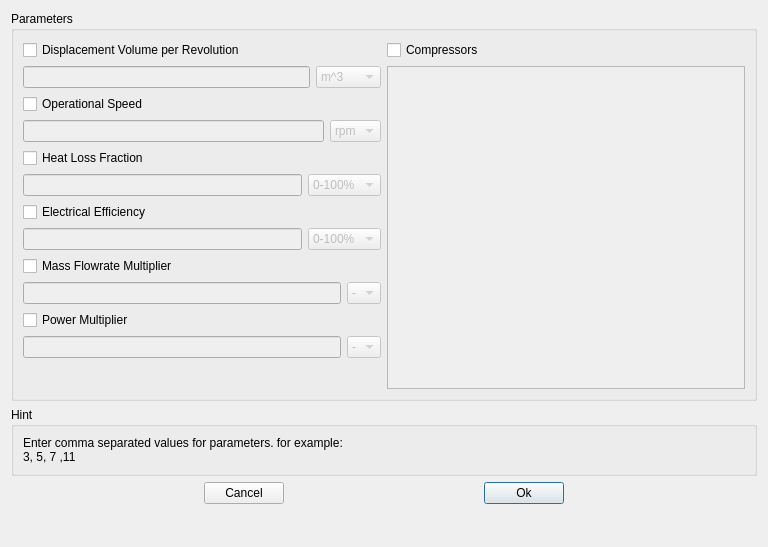
<?xml version="1.0" encoding="UTF-8"?>
<ui version="4.0">
 <class>Form</class>
 <widget class="QWidget" name="Form">
  <property name="geometry">
   <rect>
    <x>0</x>
    <y>0</y>
    <width>768</width>
    <height>547</height>
   </rect>
  </property>
  <property name="windowTitle">
   <string>Compressor Parametric Study</string>
  </property>
  <layout class="QVBoxLayout" name="verticalLayout_4">
   <item>
    <widget class="QGroupBox" name="groupBox">
     <property name="title">
      <string>Parameters</string>
     </property>
     <layout class="QHBoxLayout" name="horizontalLayout_2">
      <item>
       <layout class="QVBoxLayout" name="verticalLayout_2">
        <item>
         <layout class="QVBoxLayout" name="verticalLayout_16">
          <item>
           <widget class="QCheckBox" name="Vdot_check">
            <property name="text">
             <string>Displacement Volume per Revolution</string>
            </property>
           </widget>
          </item>
          <item>
           <layout class="QHBoxLayout" name="horizontalLayout_16">
            <item>
             <widget class="QLineEdit" name="Vdot">
              <property name="enabled">
               <bool>false</bool>
              </property>
             </widget>
            </item>
            <item>
             <widget class="QComboBox" name="Vdot_unit">
              <property name="enabled">
               <bool>false</bool>
              </property>
              <property name="sizePolicy">
               <sizepolicy hsizetype="Fixed" vsizetype="Fixed">
                <horstretch>0</horstretch>
                <verstretch>0</verstretch>
               </sizepolicy>
              </property>
              <property name="minimumSize">
               <size>
                <width>65</width>
                <height>0</height>
               </size>
              </property>
              <property name="maximumSize">
               <size>
                <width>50</width>
                <height>16777215</height>
               </size>
              </property>
              <item>
               <property name="text">
                <string>m^3</string>
               </property>
              </item>
              <item>
               <property name="text">
                <string>cm^3</string>
               </property>
              </item>
              <item>
               <property name="text">
                <string>ft^3</string>
               </property>
              </item>
              <item>
               <property name="text">
                <string>in^3</string>
               </property>
              </item>
             </widget>
            </item>
           </layout>
          </item>
         </layout>
        </item>
        <item>
         <layout class="QVBoxLayout" name="verticalLayout_14">
          <item>
           <widget class="QCheckBox" name="Speed_check">
            <property name="text">
             <string>Operational Speed</string>
            </property>
           </widget>
          </item>
          <item>
           <layout class="QHBoxLayout" name="horizontalLayout_14">
            <item>
             <widget class="QLineEdit" name="Speed">
              <property name="enabled">
               <bool>false</bool>
              </property>
             </widget>
            </item>
            <item>
             <widget class="QComboBox" name="Speed_unit">
              <property name="enabled">
               <bool>false</bool>
              </property>
              <item>
               <property name="text">
                <string>rpm</string>
               </property>
              </item>
             </widget>
            </item>
           </layout>
          </item>
         </layout>
        </item>
        <item>
         <layout class="QVBoxLayout" name="verticalLayout_15">
          <item>
           <widget class="QCheckBox" name="fp_check">
            <property name="text">
             <string>Heat Loss Fraction</string>
            </property>
           </widget>
          </item>
          <item>
           <layout class="QHBoxLayout" name="horizontalLayout_15">
            <item>
             <widget class="QLineEdit" name="fp">
              <property name="enabled">
               <bool>false</bool>
              </property>
             </widget>
            </item>
            <item>
             <widget class="QComboBox" name="fp_unit">
              <property name="enabled">
               <bool>false</bool>
              </property>
              <item>
               <property name="text">
                <string>0-100%</string>
               </property>
              </item>
             </widget>
            </item>
           </layout>
          </item>
         </layout>
        </item>
        <item>
         <layout class="QVBoxLayout" name="verticalLayout_17">
          <item>
           <widget class="QCheckBox" name="eta_electric_check">
            <property name="text">
             <string>Electrical Efficiency</string>
            </property>
           </widget>
          </item>
          <item>
           <layout class="QHBoxLayout" name="horizontalLayout_17">
            <item>
             <widget class="QLineEdit" name="eta_electric">
              <property name="enabled">
               <bool>false</bool>
              </property>
             </widget>
            </item>
            <item>
             <widget class="QComboBox" name="eta_electric_unit">
              <property name="enabled">
               <bool>false</bool>
              </property>
              <item>
               <property name="text">
                <string>0-100%</string>
               </property>
              </item>
             </widget>
            </item>
           </layout>
          </item>
         </layout>
        </item>
        <item>
         <layout class="QVBoxLayout" name="verticalLayout_18">
          <item>
           <widget class="QCheckBox" name="mdot_multiplier_check">
            <property name="text">
             <string>Mass Flowrate Multiplier</string>
            </property>
           </widget>
          </item>
          <item>
           <layout class="QHBoxLayout" name="horizontalLayout_18">
            <item>
             <widget class="QLineEdit" name="mdot_multiplier">
              <property name="enabled">
               <bool>false</bool>
              </property>
             </widget>
            </item>
            <item>
             <widget class="QComboBox" name="mdot_multiplier_unit">
              <property name="enabled">
               <bool>false</bool>
              </property>
              <item>
               <property name="text">
                <string>-</string>
               </property>
              </item>
             </widget>
            </item>
           </layout>
          </item>
         </layout>
        </item>
        <item>
         <layout class="QVBoxLayout" name="verticalLayout_19">
          <item>
           <widget class="QCheckBox" name="power_multiplier_check">
            <property name="text">
             <string>Power Multiplier</string>
            </property>
           </widget>
          </item>
          <item>
           <layout class="QHBoxLayout" name="horizontalLayout_19">
            <item>
             <widget class="QLineEdit" name="power_multiplier">
              <property name="enabled">
               <bool>false</bool>
              </property>
             </widget>
            </item>
            <item>
             <widget class="QComboBox" name="power_multiplier_unit">
              <property name="enabled">
               <bool>false</bool>
              </property>
              <item>
               <property name="text">
                <string>-</string>
               </property>
              </item>
             </widget>
            </item>
           </layout>
          </item>
         </layout>
        </item>
        <item>
         <spacer name="verticalSpacer_2">
          <property name="orientation">
           <enum>Qt::Vertical</enum>
          </property>
          <property name="sizeHint" stdset="0">
           <size>
            <width>20</width>
            <height>40</height>
           </size>
          </property>
         </spacer>
        </item>
       </layout>
      </item>
      <item>
       <layout class="QVBoxLayout" name="verticalLayout_5">
        <item>
         <layout class="QVBoxLayout" name="verticalLayout">
          <item>
           <widget class="QCheckBox" name="Compressor_check">
            <property name="enabled">
             <bool>true</bool>
            </property>
            <property name="text">
             <string>Compressors</string>
            </property>
           </widget>
          </item>
          <item>
           <widget class="QListWidget" name="Compressor">
            <property name="enabled">
             <bool>false</bool>
            </property>
            <property name="selectionMode">
             <enum>QAbstractItemView::ExtendedSelection</enum>
            </property>
           </widget>
          </item>
         </layout>
        </item>
       </layout>
      </item>
     </layout>
    </widget>
   </item>
   <item>
    <widget class="QGroupBox" name="groupBox_2">
     <property name="title">
      <string>Hint</string>
     </property>
     <layout class="QVBoxLayout" name="verticalLayout_3">
      <item>
       <widget class="QLabel" name="label">
        <property name="text">
         <string>&lt;html&gt;&lt;head/&gt;&lt;body&gt;&lt;p&gt;Enter comma separated values for parameters. for example:&lt;br&gt;3, 5, 7 ,11&lt;/p&gt;&lt;/body&gt;&lt;/html&gt;</string>
        </property>
       </widget>
      </item>
     </layout>
    </widget>
   </item>
   <item>
    <layout class="QHBoxLayout" name="horizontalLayout">
     <item>
      <spacer name="horizontalSpacer">
       <property name="orientation">
        <enum>Qt::Horizontal</enum>
       </property>
       <property name="sizeHint" stdset="0">
        <size>
         <width>40</width>
         <height>20</height>
        </size>
       </property>
      </spacer>
     </item>
     <item>
      <widget class="QPushButton" name="cancel_button">
       <property name="text">
        <string>Cancel</string>
       </property>
      </widget>
     </item>
     <item>
      <spacer name="horizontalSpacer_2">
       <property name="orientation">
        <enum>Qt::Horizontal</enum>
       </property>
       <property name="sizeHint" stdset="0">
        <size>
         <width>40</width>
         <height>20</height>
        </size>
       </property>
      </spacer>
     </item>
     <item>
      <widget class="QPushButton" name="ok_button">
       <property name="text">
        <string>Ok</string>
       </property>
       <property name="default">
        <bool>true</bool>
       </property>
      </widget>
     </item>
     <item>
      <spacer name="horizontalSpacer_3">
       <property name="orientation">
        <enum>Qt::Horizontal</enum>
       </property>
       <property name="sizeHint" stdset="0">
        <size>
         <width>40</width>
         <height>20</height>
        </size>
       </property>
      </spacer>
     </item>
    </layout>
   </item>
   <item>
    <spacer name="verticalSpacer">
     <property name="orientation">
      <enum>Qt::Vertical</enum>
     </property>
     <property name="sizeHint" stdset="0">
      <size>
       <width>20</width>
       <height>40</height>
      </size>
     </property>
    </spacer>
   </item>
  </layout>
 </widget>
 <resources/>
 <connections/>
</ui>
